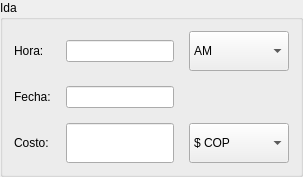
                         <widget class="QGroupBox" name="groupBox_5">
                          <property name="title">
                           <string>Ida</string>
                          </property>
                          <layout class="QGridLayout" name="gridLayout_28">
                           <property name="spacing">
                            <number>15</number>
                           </property>
                           <item row="0" column="0">
                            <widget class="QLabel" name="label_54">
                             <property name="maximumSize">
                              <size>
                               <width>60</width>
                               <height>16777215</height>
                              </size>
                             </property>
                             <property name="text">
                              <string>Hora:</string>
                             </property>
                            </widget>
                           </item>
                           <item row="0" column="1">
                            <widget class="QLineEdit" name="lineedit_hora_ida_nuevo_viaje"/>
                           </item>
                           <item row="0" column="2">
                            <widget class="QComboBox" name="combobox_ampm_hora_ida_nuevo_viaje">
                             <property name="sizePolicy">
                              <sizepolicy hsizetype="Expanding" vsizetype="Fixed">
                               <horstretch>0</horstretch>
                               <verstretch>0</verstretch>
                              </sizepolicy>
                             </property>
                             <property name="minimumSize">
                              <size>
                               <width>100</width>
                               <height>40</height>
                              </size>
                             </property>
                             <property name="maximumSize">
                              <size>
                               <width>100</width>
                               <height>40</height>
                              </size>
                             </property>
                             <item>
                              <property name="text">
                               <string>AM</string>
                              </property>
                             </item>
                             <item>
                              <property name="text">
                               <string>PM</string>
                              </property>
                             </item>
                            </widget>
                           </item>
                           <item row="1" column="0">
                            <widget class="QLabel" name="label_55">
                             <property name="maximumSize">
                              <size>
                               <width>60</width>
                               <height>16777215</height>
                              </size>
                             </property>
                             <property name="text">
                              <string>Fecha:</string>
                             </property>
                            </widget>
                           </item>
                           <item row="1" column="1">
                            <widget class="QLineEdit" name="lineedit_fecha_ida_nuevo_viaje"/>
                           </item>
                           <item row="2" column="0">
                            <widget class="QLabel" name="label_56">
                             <property name="maximumSize">
                              <size>
                               <width>60</width>
                               <height>16777215</height>
                              </size>
                             </property>
                             <property name="text">
                              <string>Costo:</string>
                             </property>
                            </widget>
                           </item>
                           <item row="2" column="1">
                            <widget class="QLineEdit" name="lineedit_costo_ida_nuevo_viaje">
                             <property name="minimumSize">
                              <size>
                               <width>0</width>
                               <height>40</height>
                              </size>
                             </property>
                             <property name="maximumSize">
                              <size>
                               <width>16777215</width>
                               <height>40</height>
                              </size>
                             </property>
                            </widget>
                           </item>
                           <item row="2" column="2">
                            <widget class="QComboBox" name="money_combobox_costo_ida_nuevo_viaje">
                             <property name="sizePolicy">
                              <sizepolicy hsizetype="Expanding" vsizetype="Fixed">
                               <horstretch>0</horstretch>
                               <verstretch>0</verstretch>
                              </sizepolicy>
                             </property>
                             <property name="minimumSize">
                              <size>
                               <width>100</width>
                               <height>40</height>
                              </size>
                             </property>
                             <property name="maximumSize">
                              <size>
                               <width>100</width>
                               <height>40</height>
                              </size>
                             </property>
                             <item>
                              <property name="text">
                               <string>$ COP</string>
                              </property>
                             </item>
                             <item>
                              <property name="text">
                               <string>$ USD</string>
                              </property>
                             </item>
                             <item>
                              <property name="text">
                               <string>€ Euro</string>
                              </property>
                             </item>
                            </widget>
                           </item>
                          </layout>
                         </widget>
